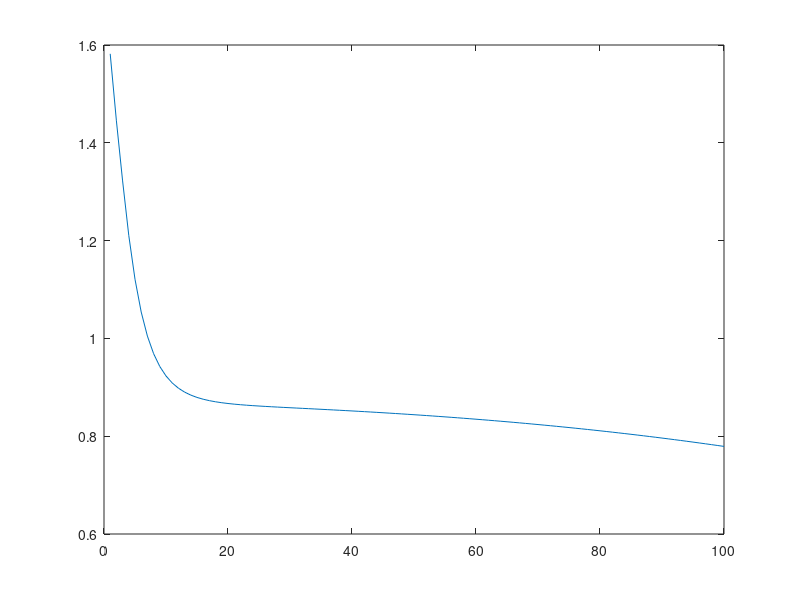

The MATLAB source for this figure:
a = 1.0;
b = 0.5;
learning_factor = 0.6;
k = -1;
neuron_selection_error = zeros(9,1);
mse_error = zeros(100,1);

%define input and output set
x = [-1;-0.9;-0.8;-0.7;-0.6;-0.5;-0.4;-0.3;-0.2;-0.1;
0;0.1;0.2;0.3;0.4;0.5;0.6;0.7;0.8;0.9;1;];
actual_output = 0.8 * sin(pi*x);

for num_neurons = 6:6
    for fold = 4:4
        if fold == 1
            train = x(1:14);
            train_output = actual_output(1:14);
            test = x(15:21);
            test_output = actual_output(15:21);
        end
        if fold == 2
            train = x(1:7);
            train(8:14,:) = x(15:21);
            test = x(8:14);
            test_output = actual_output(8:14);
        end
        if fold == 3
            train = x(8:21);
            train_output = actual_output(8:21);
            test = x(1:7);
            test_output = actual_output(1:7);
        end
        if fold == 4
            train = x(1:21);
            train_output = actual_output(1:21);
            test = x(1:21);
            test_output = actual_output(1:21);
        end
        w = randi(100,2,num_neurons-1)/100;
        y = zeros(1,num_neurons);
        w_second = randi(100,1,num_neurons)/50;
        for i = 1:100
            for j = 1:21
                z(1,1) = train(j);
                z(2,1) = -1;
                t(1,:) = w(1,:) * z(1);
                t(2,:) = w(2,:) * z(2);
                d = train_output(j);
                
                %forward phase - to 1st hidden layer
                w_sum = sum(t,1);
                for k = 1:num_neurons-1
                    y(k) = a*(-1+2/(1+exp(-b*w_sum(k))));
                end
                
                y(num_neurons) = -1;
                
                %forward phase - from hidden layer to output layer
                u = sum(y*w_second',2);
                output = a*(-1+2/(1+exp(-b*u)));
                desired_output = 0.8*sin(3.14*train(j));
                
                %calculation of f_dash
                f_dash = a*b*(1-output*output/a*a)/2;
                f_dash_first = zeros(num_neurons,1);
                for k = 1:num_neurons
                    f_dash_first(k) = a*b*(1-y(k)*y(k)/a*a)/2;
                end
                f_dash_first(num_neurons) = 0;
                
                %back propagation from output layer to hidden layer
                error = 0.5*(d-output)*(d-output);
                delta_op = (d-output) * f_dash;
                change_w_second = (learning_factor * delta_op) * y;
               
                
                w_second = w_second + change_w_second;
                %back propagation from hidden layer to input layer
                delta_y = (f_dash_first .* (w_second'*delta_op));
                delta_y = delta_y(1:num_neurons-1,:);
                change_prev_layer = learning_factor * (delta_y * z');
                
                %updating the weights of both the layers
                w = w + change_prev_layer';
            end
            output = zeros(21,1);
            
            w
            w_second
            %calculating validation error
            for j = 1:21
                t(1,:) = w(1,:) * test(j);
                t(2,:) = w(2,:) * -1;
                d = test_output(j);
                
                %forward phase - to 1st hidden layer
                w_sum = sum(t,1);
                for k = 1:num_neurons-1
                    y(k) = a*(-1+2/(1+exp(-b*w_sum(k))));
                end
                y(num_neurons) = -1;
                
                %forward phase - from hidden layer to output layer
                u = sum(y.*w_second,2);
                output(j) = a*(-1+2/(1+exp(-b*u)));
                
                mse_error(i) = mse_error(i) + ((d-output(j))^2);
            end
            if i>1 && mse_error(i) > mse_error(i-1)
                break;
            end
        end
        mse_error = mse_error/3;
        
        neuron_selection_error(num_neurons-1,1) = min(mse_error);
    end
end
figure;
plot(mse_error);
% figure;
% plot(neuron_selection_error);